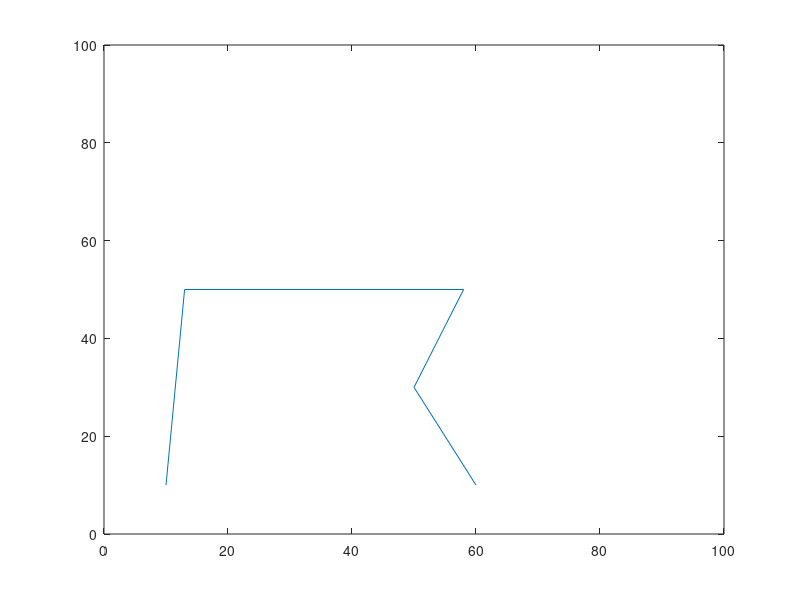

Here is the MATLAB script that generated this plot: (Note: this script raises an error after producing the figure.)
close all 
clear all
%list = [5 5; 10 50; 13 80; 15 10; 12 20; 18 30; 19 40;]
list = [10 10; 13 50; 58 50; 50 30; 60 10]
 figure;
plot(list(:,1), list(:,2));
axis([0 100 0 100]);

%get the vertices
[list_pts,verts]= douglas_peucker(list, 5)

%TODO convert pixel array index to cartesian coordinates

 figure;
plot(verts(:,1), verts(:,2));
axis([0 100 0 100]);

numVerts = size(verts,1);
%reorganize the list such that the top vertex is first
%note: vertices are given in order, clockwise
vertY = verts(:,2);
ind = find(vertY==max(vertY));
if (ind > 1)
    vertsTmp = verts(ind:end, :);
    vertsTmp = [vertsTmp; verts(1:ind-1,:)];
    verts = vertsTmp;
end

for i=1:numVerts
    if (i==1)
        vNext = verts(i+1,:) - verts(i,:);
        vPrev = verts(end,:) - verts(i,:);
    elseif (i==numVerts)
        vNext = verts(1,:) - verts(i,:);
        vPrev = verts(i-1,:) - verts(i,:);
    else
        vNext = verts(i+1,:) - verts(i,:);
        vPrev = verts(i-1,:) - verts(i,:);
    end
    dNext = norm( vNext );
    dPrev = norm( vPrev );
    
    %measure the counterclockwise angle between the prev and next vectors
    [thetaNext roNext] = cart2pol(vNext(1), vNext(2));
    [thetaPrev roPrev] = cart2pol(vPrev(1), vPrev(2));
    thetaNext = radtodeg(thetaNext);
    thetaPrev = radtodeg(thetaPrev);
    %next angle - prev angle
    angle = thetaNext - thetaPrev;
    if (angle < 0)
        angle = angle +360;
    end
    
    vertices(i) = struct('angle', angle, 'dNext', dNext, 'dPrev', dPrev, 'posX', verts(i,1), 'posY', verts(i,2));
    vertices(i)
end

%compute perimeter
perimeter = 0;
for i=1:size(vertices)
    perimeter = perimeter + vertices(i).dNext;
end

poly = struct ('vertices', vertices, 'perimeter', perimeter);

%generate the table vertices

